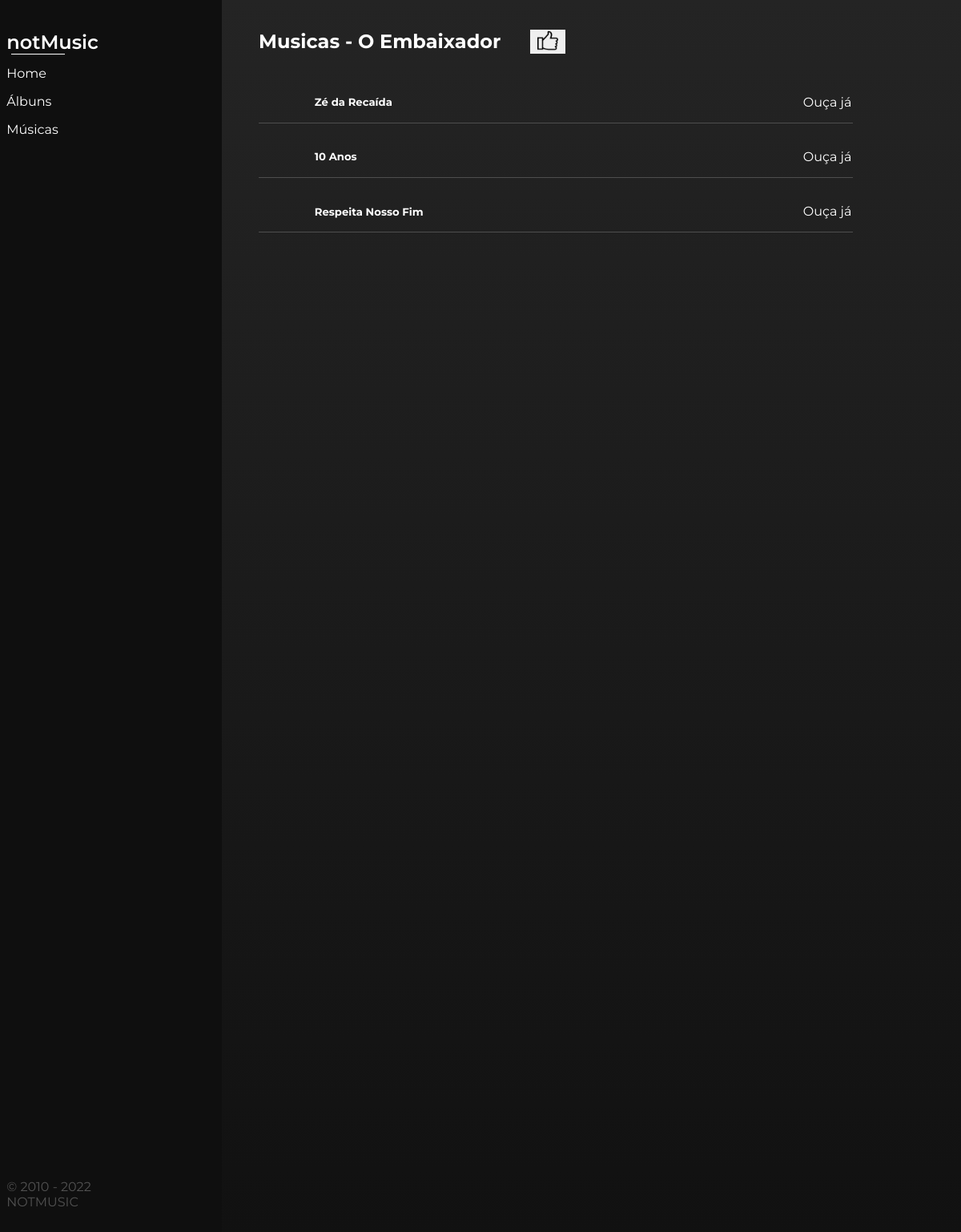
The page /notMusic/musicas/7/ on the database its author committed.
### notMusic/models.py (models this page shows, shortened)
class Album(models.Model):
    nomeAlbum = models.CharField(max_length=50)
    anoLanc = models.CharField(max_length=4)
    musicas = models.ManyToManyField(Musica)
    upVotes = models.IntegerField(default=0)
    downVotes = models.IntegerField(default=0)
    linkImg = models.CharField(max_length=200, default= "null")

class Musica(models.Model):
    tituloMusica = models.CharField(max_length=50)
    duracao = models.CharField(max_length=10)
    compositor = models.CharField(max_length=80)
    linkMusica = models.CharField(max_length=200, default= "null")
    fotoMusica = models.CharField(max_length=200, default= "null")

### notMusic/views.py (the view)
# urls.py: path('musicas/<int:pk>/',views.ResultadoMusicaView.as_view(), name='musicas')
class ResultadoMusicaView(generic.DetailView):
    model = Album
    template_name = "notMusic/musicas.html"

### notMusic/templates/notMusic/musicas.html (shortened to what this page needs)
<!DOCTYPE html>
<html lang="pt-br">
    <head>
        {% load static %}
        <link rel="stylesheet" type="text/css" href="{% static 'notMusic/css/index.css' %}">
    </head>
    <body>
        <main>
            <header>
                <p class="logo">notMusic</p>
                <div class="nav-header">
                    <a class="link-header" href="{% url 'notMusic:index' %}">Home</a>
                    <p><a class="link-header" href="{% url 'notMusic:todosAlbuns' %}">Álbuns</a></p>
                    <a class="link-header" href="{% url 'notMusic:todasMusicas' %}">Músicas</a>
                </div>
                <p class="cop">© 2010 - 2022 NOTMUSIC</p>
            </header>
            <section class="sec-main">
                <div class="header-msc">
                    <h2 class="titulo-header-msc">Musicas - {{album.nomeAlbum}}</h2>
                    <button class="like"><img class="img-like" src="{% static 'notMusic/img/gostar.png' %}"></button>
                </div>
                {% for m in album.musicas.all %}
                    <ul>
                        <li>
                            <div class="controla">
                                <h4 class="nome-artista">{{m.tituloMusica}}</h4>
                            </div>
                            <a class="link-albuns" href="{{m.linkMusica}}" target="blank">Ouça já</a>
                        </li>
                    </ul>
                {% endfor %}
            </section>
        </main>
    </body>
</html>

### notMusic/static/notMusic/css/index.css (style rules this page uses)
body { border: none; padding: 0; margin: 0; font-family: 'Montserrat', sans-serif; }
main { display: flex; }
header { background-color: #0f0f0f; padding: 1.2% 0%; width: 30%; height: auto; }
.logo { color: white; margin-left: 3%; font-weight: 600; font-size: 2vw; margin-bottom: 5%; }
.logo::after { content: ""; width: 25%; height: 1px; display: block; background-color: #ffffff; margin-left: 2%; }
.nav-header { margin-top: 0; margin-left: 3%; margin-bottom: 100%; }
.link-header { color: #ffffff; text-decoration: none; transition: 0.3s; }
.cop { margin-left: 3%; color: #525252; width: 60%; margin-top: 1300px; }
.sec-main { width: 100%; max-width: 100%; background: linear-gradient(#242424, #111111); height: auto; }
.controla { width: 40%; display: flex; align-items: center; }
ul { margin-left: 5%; border-bottom: #4e4e4e solid 1px; display: flex; width: 80%; padding: 0% 0.2%; }
li { list-style: none; display: flex; width: 100%; justify-content: space-between; align-items: center; }
.nome-artista { font-size: 1.1vw; color: white; }
.link-albuns { text-decoration: none; color: white; transition: 0.3s; }
.header-msc { display: flex; align-items: center; width: 80%; margin-left: 5%; }
.titulo-header-msc { color: #ffffff; margin-top: 5%; font-size: 2vw; }
.like { margin-left: 5%; height: 10%; margin-top: 2.5%; border: none; }
.img-like { width: 80%; }

### rows shown on the page
Album: nomeAlbum "O Embaixador"
Musica: tituloMusica "Zé da Recaída"
Musica: tituloMusica "10 Anos"
Musica: tituloMusica "Respeita Nosso Fim"
